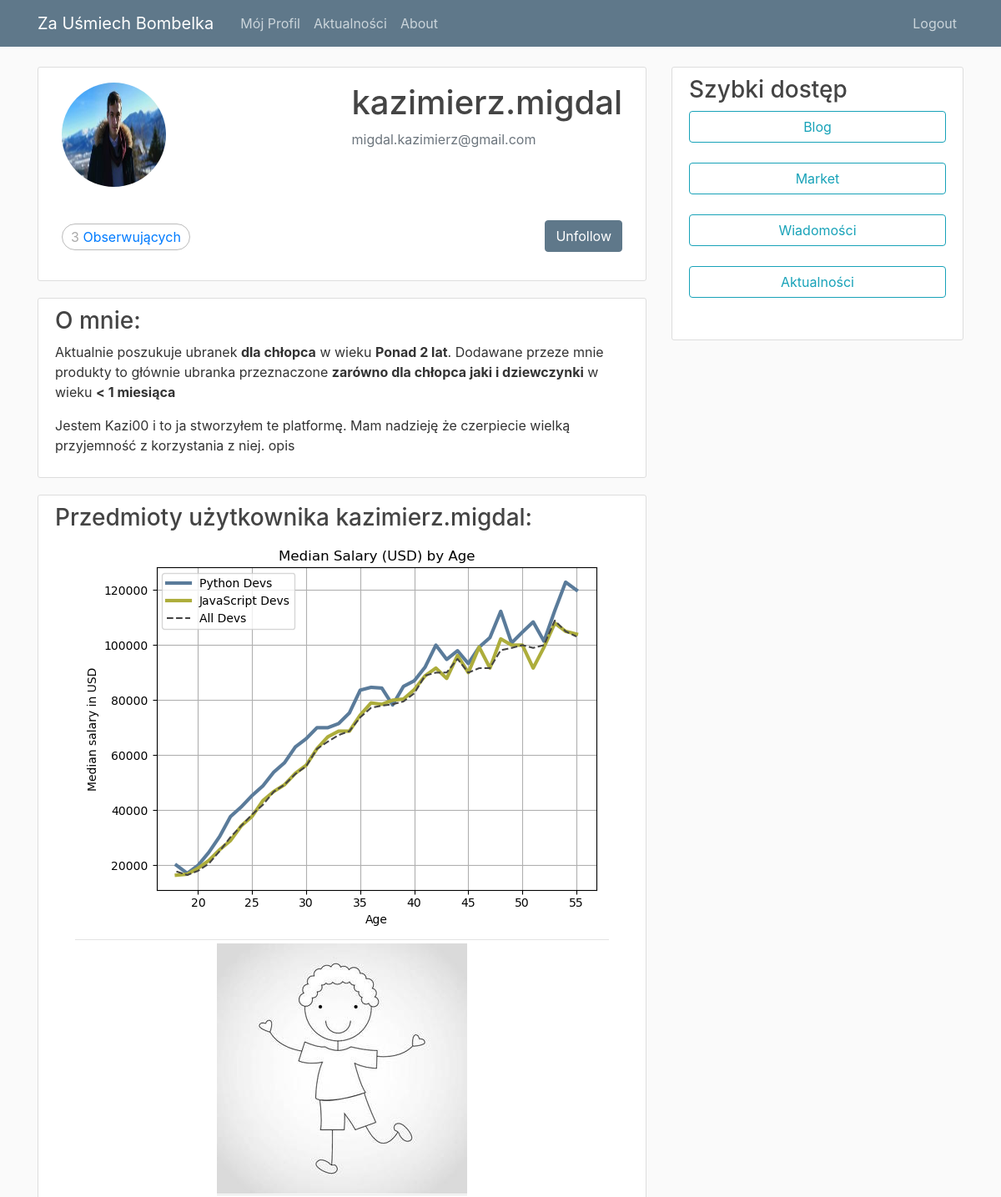
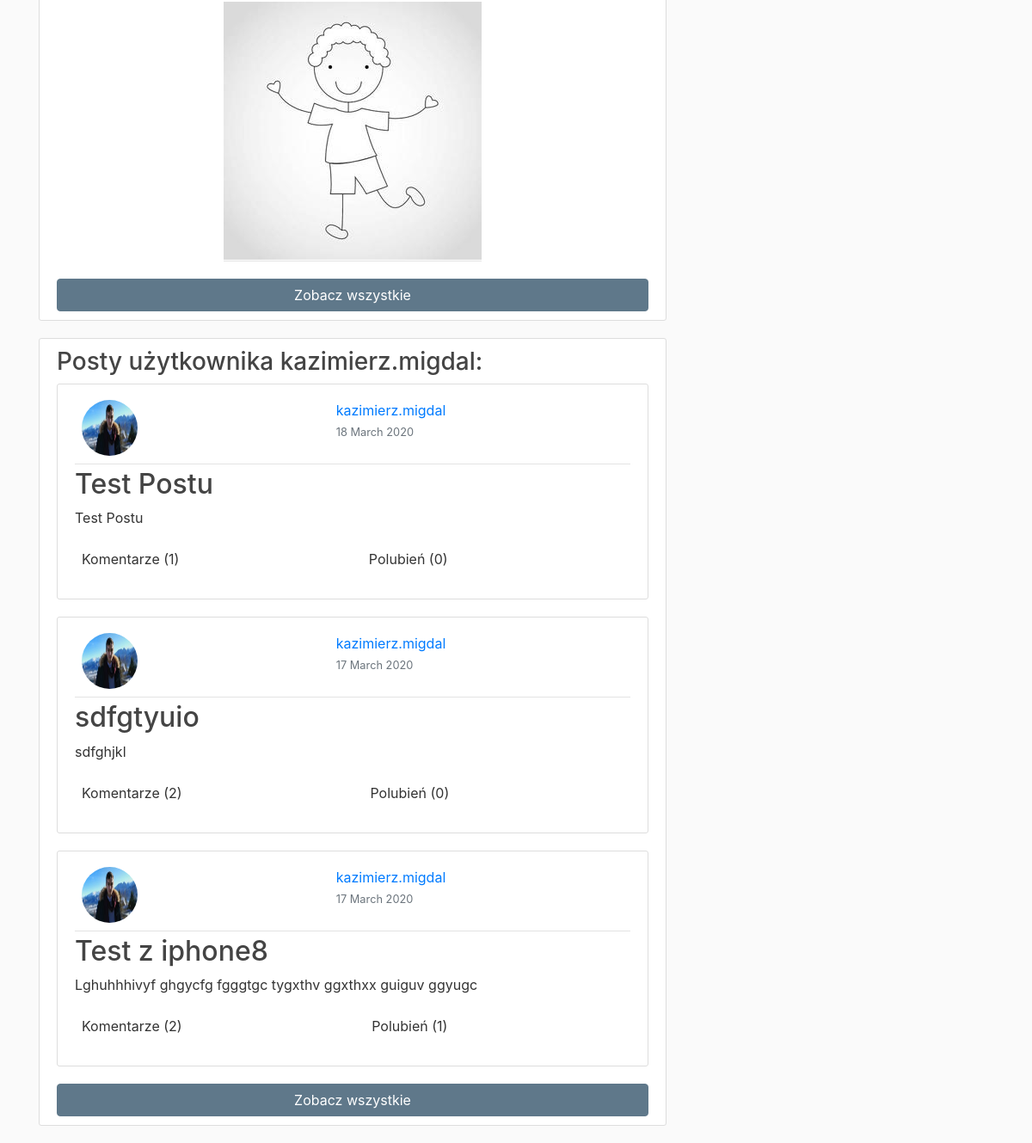
Page /profile/kazimierz.migdal/ (signed in) on the earlier database version (2 pictures, top to bottom).
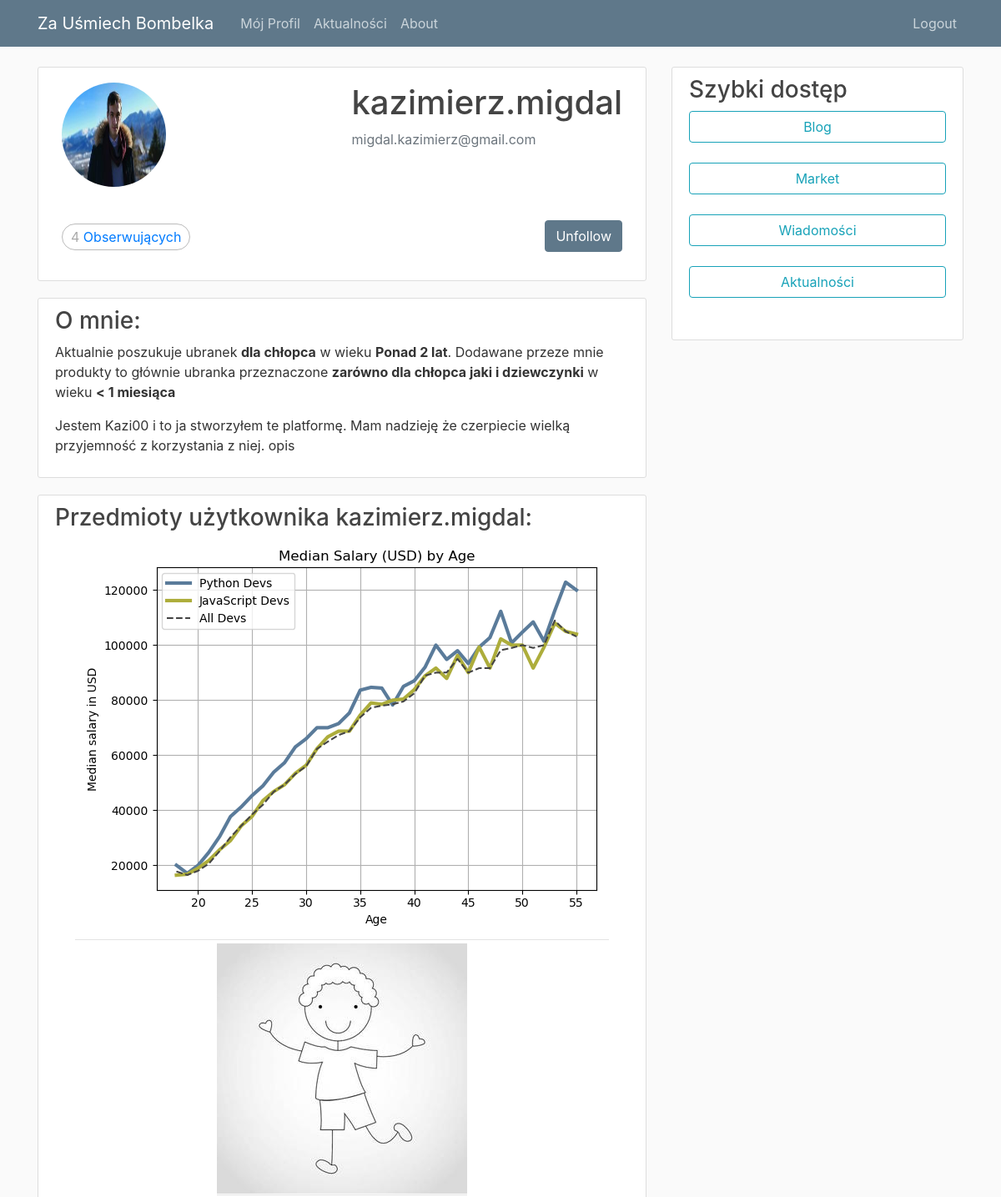
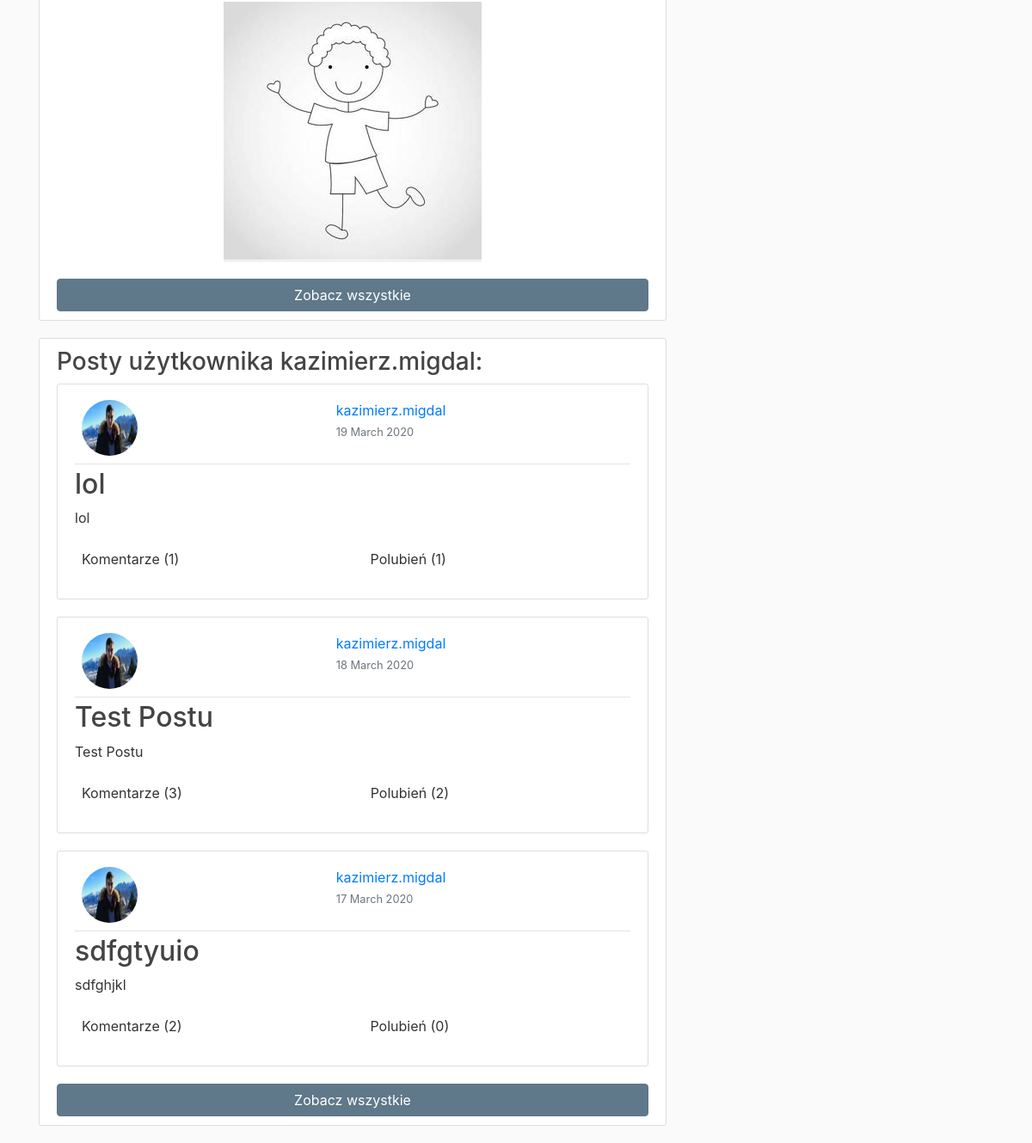
Same page on the later database version (2 pictures, top to bottom).
### market/models.py (models this page shows, shortened)
class Product(models.Model):
    author = models.ForeignKey(User, on_delete=models.CASCADE)
    date_posted = models.DateTimeField(default=timezone.now)
    title = models.CharField(max_length=100, verbose_name='')
    description = models.TextField(verbose_name='')
    photo_1 = models.ImageField(default='default_1.jpg', upload_to='product_pics', verbose_name='')
    photo_2 = models.ImageField(default='default_1.jpg', upload_to='product_pics', verbose_name='')
    photo_3 = models.ImageField(default='default_1.jpg', upload_to='product_pics', verbose_name='')
    SEX_TAG_CHOISE= [('Boy','Chłopca'),('Girl', 'Dziewczynki'), ('Unisex', 'Zarówno dla chłopca jaki i dziewczynki')]
    tag_sex = models.CharField(max_length=6, choices = SEX_TAG_CHOISE, default='Unisex', verbose_name='')
    tag_age = models.IntegerField(choices = [(1,'< 1 miesiąc'),
                                            (2,'< 3 miesiące'),
                                            (3,'< 6 miesięcy'),
                                            (4,'< 1 rok'),
                                            (5,'< 1.5 roku'),
                                            (6,'< 2 lata'),
                                            (7,'Ponad 2 lata')],
                                                                 default=1, verbose_name='')

### blog/models.py (models this page shows, shortened)
class Post(models.Model):
    title = models.CharField(max_length=100)
    content = models.TextField()
    date_posted = models.DateTimeField(default=timezone.now)
    author = models.ForeignKey(User, on_delete=models.CASCADE)
    users_like = models.ManyToManyField(User,
                            related_name='images_liked',
                            blank=True)

### users/models.py (models this page shows, shortened)
class Profile(models.Model):
    user = models.OneToOneField(User, on_delete=models.CASCADE)
    image = models.ImageField(default='default.jpg', upload_to='profile_pics')
    description = models.TextField(default='Brak opisu')
    SEX_TAG_CHOISE = [('Boy','dla chłopca'),('Girl', 'dla dziewczynki'), ('Unisex', 'zarówno dla chłopca jaki i dziewczynki')]
    AGE_TAG_CHOISE =[(1,'< 1 miesiąca'),(2,'< 3 miesiący'),(3,'< 6 miesięcy'),(4,'< 1 rok'),(5,'< 1.5 roku'),(6,'< 2 lat'),(7,'Ponad 2 lat')]
    interested_sex_tag = models.CharField(max_length=6, choices = SEX_TAG_CHOISE, default='Unisex')
    interested_age_tag = models.IntegerField(choices=AGE_TAG_CHOISE, default=1)
    sold_sex_tag = models.CharField(max_length=6, choices = SEX_TAG_CHOISE, default='Unisex')
    sold_age_tag = models.IntegerField(choices=AGE_TAG_CHOISE, default=1)

### users/views.py (the view)
# urls.py: path('profile/<username>/', user_views.profile, name='profile'),
@login_required
def profile(request, username):
    user = get_object_or_404(User,
                username=username,
                is_active=True)
    posts = Post.objects.filter(author=user).order_by('-date_posted')[:3]
    products = Product.objects.filter(author=user).order_by('-date_posted')[:3]
    context = {
        'posts': posts,
        'products': products,
        'user': user,
    }
    return render(request, 'users/profile.html', context)

### users/templates/users/profile.html (shortened to what the changed rows need)
{% extends "blog/base.html" %}
{% load crispy_forms_tags %}
{% block content %}
<div class="content-section">
    <div class="media-body">
        <div class="d-flex align-content-start flex-wrap mb-3">
            <div class="p-2">
                <h1>{{ user.username }}</h1>
            </div>
        </div>
        <div class="d-flex bd-highlight mb-3">
            {% with total_followers=user.followers.count %}
                {% if not  user.username == request.user.username %}
                    <div class="mr-auto p-2 bd-highlight">
                        <span class="count">
                            <span class="total">{{ total_followers }}</span> <a href="#">Obserwujący{{ total_followers|pluralize:"ch" }}</a>
                        </span>
                    </div>
                    <div class="p-2 bd-highlight">
                        <a href="{% url "user_follow" %}" data-id="{{ user.id }}" data-action="{% if request.user in user.followers.all %}un{% endif %}follow" class="follow btn btn-sample btn-block">
                            {% if request.user not in user.followers.all %}
                                Follow
                             {% else %}
                                Unfollow
                            {% endif %}
                        </a>
                    </div>
                {% else %}
                    <div class="mr-auto p-2 bd-highlight">
                        <span class="count">
                                Masz <span class="total">{{ total_followers }}</span> <a href="#">Obserwujący{{ total_followers|pluralize:"ch" }}</a>
                        </span>
                    </div>
                {% endif %}
            {% endwith %}
        </div>
    </div>
</div>
<div class="content-section">
    <div class="media-body">
        <div class="d-flex flex-column bd-highlight mb-3">
            {% for product  in products %}
                <div class="row justify-content-center">
                    <div class="article-metadata">
                        <a href="{% url 'product-detail' product.id %}"><img class="img-fluid" alt="Responsive image" src="{{ product.photo_1.url }}"></a>
                    </div>
                </div>
            {% empty %}
                <p class="lead"> Użytkownik {{ user.username}} nie dodał jeszcze żadnego produktu</p>
            {% endfor %}
        </div>
    </div>
</div>
<div class="content-section">
    <div class="media-body">
        {% for post  in posts %}
        <article class="media content-section">
            <div class="media-body">
                <div class="article-metadata">
                    <div class="d-flex align-content-end flex-wrap" >
                        <div class="p-2 mr-auto">
                            <img class="rounded-circle article-img" src="{{ post.author.profile.image.url }}">
                        </div>
                        <div class="p-2 mr-auto">
                            <a class="mr-2" href="{% url 'profile' post.author.username %}">{{ post.author }}</a>
                            <br>
                            <small class="text-muted mr-2">{{ post.date_posted|date:"d F Y" }}</small>
                        </div>
                    </div>
                </div>
                <h2><a class="article-title" href="{% url 'post-detail' post.id%}">{{ post.title }}</a></h2>
                <p class="article-content">{{ post.content }}</p>
                <div class="d-flex align-content-end flex-wrap mt-1" >
                    <div class="p-2 mr-auto">
                        <p class="article-content">Komentarze ({{ post.comments.count }})</p>
                    </div>
                    <div class="p-2 mr-auto">
                        <p class="article-content">Polubień ({{ post.users_like.count}})</p>
                    </div>
                </div>
            </div>
        </article>
        {% endfor %}
    </div>
</div>
{% endblock content %}

Differences in the rows shown:
no longer on this page (row unchanged): Post: author.profile.image (picture), author "kazimierz.migdal", date_posted "17 March 2020", title "Test z iphone8", content "Lghuhhhivyf ghgycfg fgggtgc tygxthv ggxthxx guiguv ggyugc", comments.count "2", users_like.count "1"
added Post: author.profile.image (picture), author "kazimierz.migdal", date_posted "19 March 2020", title "lol", content "lol", comments.count "1", users_like.count "1"
computed for Post "Test Postu": comments.count "1" → "3"; users_like.count "0" → "2"
Other differences:
{{ total_followers }}: "3" → "4"
